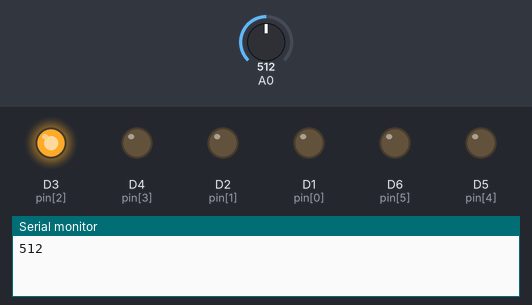
A sketch run on a simulated ESP8266 (NodeMCU). Parts: output pins drawn as LEDs (lit = HIGH), the last lines printed to the serial monitor. Dashed ring = blinking. The test bench sets the inputs (shaded band); at power-on: A0 = 512.

Above: at 1.2 s.
1.3 s: A0 set to 475
At 2.8 s:
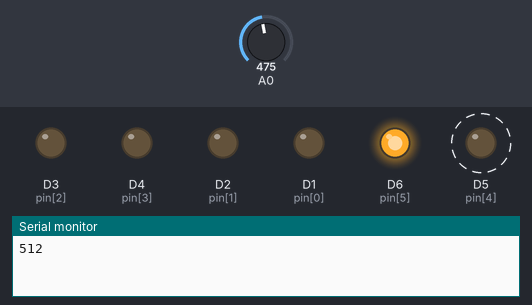
4.3 s: A0 set to 450
At 5.06 s:
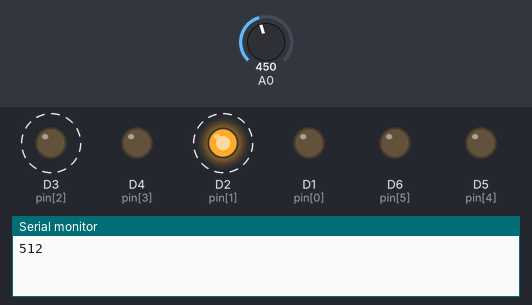
7.3 s: A0 set to 411
10.3 s: A0 set to 379
13.3 s: A0 set to 0
At 13.8 s:
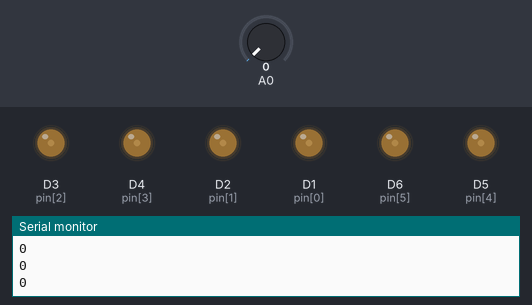
14.9 s: A0 set to 16
At 15.08 s:
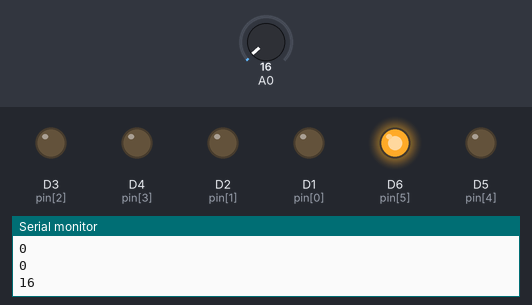
Timing chart, 0 to 18.9 s (numbered marks = the images above; inputs shaded):
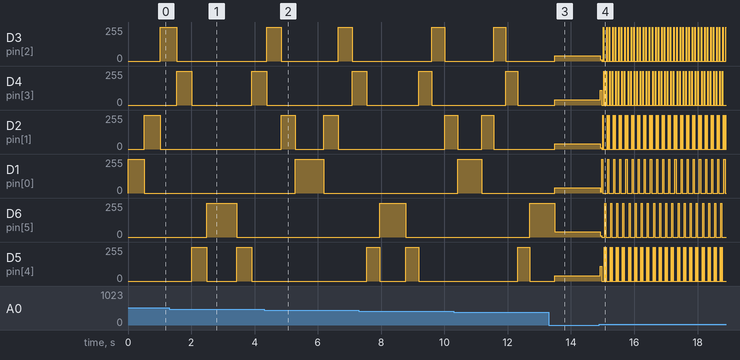

The sketch:

Coche_Fantastico.ino
```cpp
int pin[6] = {D1, D2, D3, D4, D5, D6};
int tiempo;
void setup() {
  for(int i=0;i<6;i++){
    pinMode(pin[i], OUTPUT);
  }
  pinMode(A0,INPUT);
  Serial.begin(57600);

}

void loop() {

  Serial.print(analogRead(A0));
  Serial.println();

  for(int i=0;i<6;i++){
    digitalWrite(pin[i], HIGH);
    delay(analogRead(A0));
    digitalWrite(pin[i], LOW);
  }

   for(int i=5;i>-1;i--){
    digitalWrite(pin[i], HIGH);
    delay(analogRead(A0));
    digitalWrite(pin[i], LOW);
  }
}
```

Measured:
- the behaviour switches between 462 and 461 on A0 (found by bisection; images 1 and 2)
- after the input at 13.3 s, D2 (pin[1]): 0/255 → 41/255 after 0.19 s; D1 (pin[0]): 0/255 → 40/255 after 0.19 s; D6 (pin[5]): 255/255 → 39/255 after 0.19 s
- after the input at 14.9 s, D3 (pin[2]): 40/255 → 8/255 at once, then repeats every 0.17 s: 0/255 0.04 s, 255/255 0.02 s, 0/255 0.10 s, 255/255 0.02 s; D4 (pin[3]): 40/255 → 109/255 at once, then moves between 0/255 and 255/255, repeating every 0.08 s
